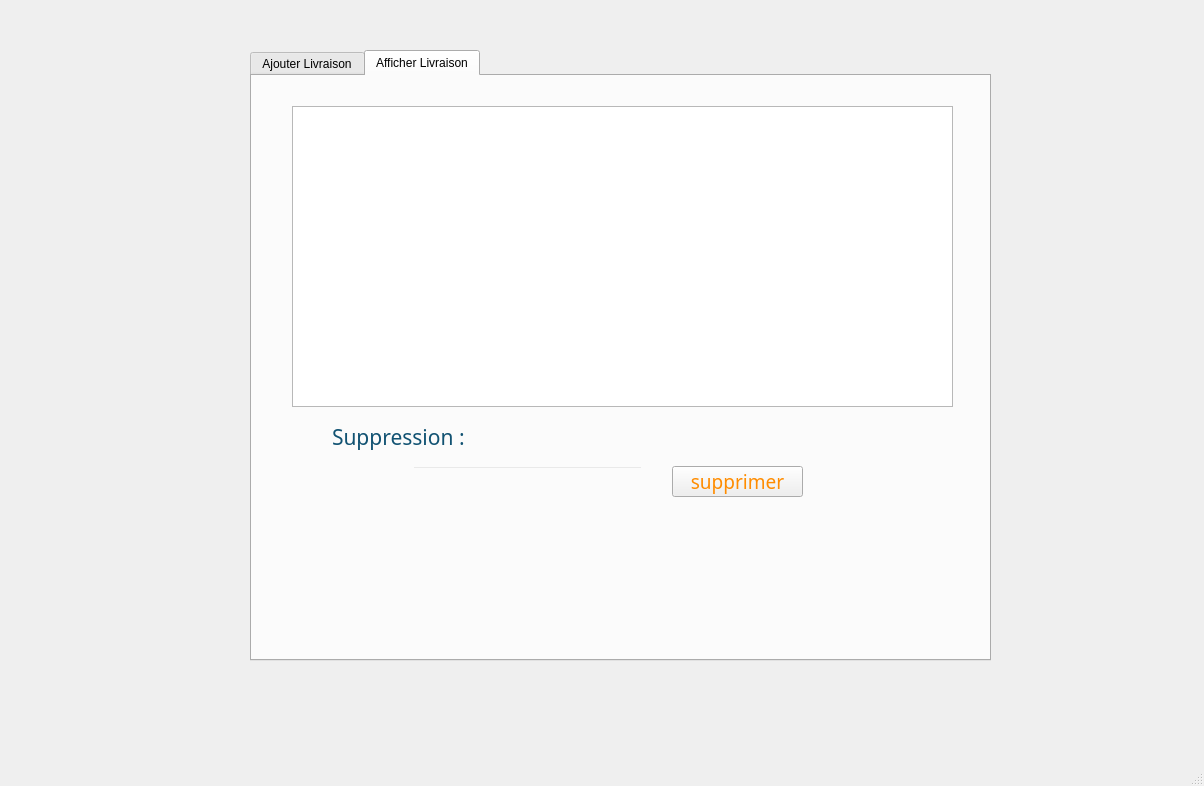
<?xml version="1.0" encoding="UTF-8"?>
<ui version="4.0">
 <class>MainWindow</class>
 <widget class="QMainWindow" name="MainWindow">
  <property name="geometry">
   <rect>
    <x>0</x>
    <y>0</y>
    <width>1204</width>
    <height>786</height>
   </rect>
  </property>
  <property name="windowTitle">
   <string>MainWindow</string>
  </property>
  <widget class="QWidget" name="centralwidget">
   <widget class="QLabel" name="label">
    <property name="geometry">
     <rect>
      <x>10</x>
      <y>10</y>
      <width>1191</width>
      <height>741</height>
     </rect>
    </property>
    <property name="text">
     <string/>
    </property>
    <property name="pixmap">
     <pixmap>../../../../../gestion client bkg final.png</pixmap>
    </property>
    <property name="scaledContents">
     <bool>true</bool>
    </property>
   </widget>
   <widget class="QLabel" name="label_2">
    <property name="enabled">
     <bool>true</bool>
    </property>
    <property name="geometry">
     <rect>
      <x>10</x>
      <y>10</y>
      <width>181</width>
      <height>171</height>
     </rect>
    </property>
    <property name="font">
     <font>
      <kerning>true</kerning>
     </font>
    </property>
    <property name="lineWidth">
     <number>0</number>
    </property>
    <property name="text">
     <string notr="true"/>
    </property>
    <property name="pixmap">
     <pixmap>../../../Downloads/31NEE5DjnqL._AC_UF894,1000_QL80_.jpg</pixmap>
    </property>
    <property name="scaledContents">
     <bool>false</bool>
    </property>
    <property name="alignment">
     <set>Qt::AlignCenter</set>
    </property>
    <property name="wordWrap">
     <bool>false</bool>
    </property>
    <property name="openExternalLinks">
     <bool>false</bool>
    </property>
    <property name="textInteractionFlags">
     <set>Qt::LinksAccessibleByMouse</set>
    </property>
   </widget>
   <widget class="QTabWidget" name="tabWidget">
    <property name="geometry">
     <rect>
      <x>250</x>
      <y>50</y>
      <width>741</width>
      <height>611</height>
     </rect>
    </property>
    <property name="styleSheet">
     <string notr="true">QWidget{background:transparent; } 

QTabWidget::pane{border: 0px;background-color: transparent;font:Bold;
color: #528299;} 

QTabBar::tab {background-color: transparent;width:280px;height:40px;font-size:18px;font:regular;color:#115272;font:Bold;} 

QTabBar::tab:hover{
font:Bold;
color: #528299;
padding:4px;
font-size: 23px;}
QDateEdit {
    border-color: #528299;
    color: #000000;
    border-width: 2px;
    border-radius: 10px;
    border-style: outset;
}


QPushButton{
	border-style: outset;
	border-width: 1px;
	border-radius: 10px;
color:#115272;
	padding: 2px;
}

QPushButton::default{
	border-style: groove;
	border-width: 1px;
	border-radius:10px;
	padding: 2px;
color:#115272;
}

QPushButton:hover{
	border-style: groove;
	border-width: 1px;
	border-radius: 20px;
    color:#528299;
	padding: 2px;
}

QPushButton:pressed{
	border-style: groove;
	border-width: 1px;
	border-radius: 20px;
	color: #528299;
	padding: 2px;
}

QPushButton:disabled{
	border-style: groove;
	border-width: 1px;
	border-radius: 10px;
	color:#115272;
	padding: 2px;
}


QLineEdit {
border-color:#528299;color:#000000;
	border-width: 2px; border-radius: 10px;
	border-style: outset;
}


QMenu::item:selected
{
	background-color: rgb(155, 186, 139);
	border: 1px solid #9BBA8B;
	color: #fff;

}

/*QPlainTextEdit
{
	background-color: #F1615C;
	color : #eee;
	border: 1px solid #343434;
	border-radius: 2px;
	padding: 3px;
	padding-left: 5px;
}
*/
QHeaderView::section
{
background-color: qlineargradient(spread:repeat, x1:1, y1:0, x2:1, y2:1, stop:0 rgba(155, 186, 139, 255),stop:1 rgba(155, 186, 139, 255));
	border: 1px solid #89A46D;
    color: #fff;
    text-align: left;
	padding: 4px;
	
}


QHeaderView::section:disabled
{
    background-color: #89A46D;
    color: #89A46D;

}


QHeaderView::section:checked
{
    background-color: qlineargradient(spread:repeat, x1:1, y1:0, x2:1, y2:1, stop:0 rgba(155, 186, 139, 255),stop:1 rgba(155, 186, 139, 255));
    color: #D3E2D3;

}

QHeaderView::section::vertical::first,
QHeaderView::section::vertical::only-one
{
    border-top: 1px solid #9BBA8B;

}


QHeaderView::section::vertical
{
    border-top: 1px solid #9BBA8B;

}


QHeaderView::section::horizontal::first,
QHeaderView::section::horizontal::only-one
{
    border-left: 1px solid #9BBA8B;

}


QHeaderView::section::horizontal
{
    border-left: 1px solid #9BBA8B;

}


QTableCornerButton::section
{
    background-color: qlineargradient(spread:repeat, x1:1, y1:0, x2:1, y2:1, stop:0 rgba(155, 186, 139, 255),stop:1 rgba(155, 186, 139, 255));
	border: 1px solid #89A46D;
    color: #9BBA8B;

}

QListView 
{
	background-color: qlineargradient(spread:repeat, x1:1, y1:0, x2:1, y2:1, stop:0 rgba(196, 200, 207, 255),stop:1 rgba(196, 200, 207, 255));
    border : #89a46d;
    color: white;
    show-decoration-selected: 1; 
    outline: 0;
	border: 1px solid #89a46d;

}


QListView::disabled 
{
	background-color: #89a46d;
	color: #3c768e;
    border: 1px solid #89a46d;

}


QListView::item 
{
	background-color: #89a46d;
    padding: 1px;

}


QListView::item:alternate 
{
    background-color: #89a46d;

}


QListView::item:selected 
{
	background-color: #89a46d;
	border: 1px solid #89a46d;
	color: #fff;

}


QListView::item:selected:!active 
{
	background-color: #89a46d;
	border: 1px solid #89a46d;
	color: #fff;

}


QListView::item:selected:active 
{
	background-color: #89a46d;
	border: 1px solid #89a46d;
	color: #fff;

}


QListView::item:hover {
    background-color: #89a46d;
    border: #89a46d;
    color: white;

}


QRadioButton 
{
	color: #fff;
	background-color: transparent;

}


QRadioButton::indicator::unchecked:hover 
{
	background-color: #fff;
	border: 2px solid #a3d1a3;
	border-radius: 6px;
}


QRadioButton::indicator::checked 
{
	border: 2px solid #a3d1a3;
	border-radius: 6px;
	/*background-color: rgba(155,186,139,20);*/  
	width: 9px; 
	height: 9px; 

}



QScrollBar:horizontal
{
    border: 1px solid #89a46d;
    background-color: #98a8b2;
    height: 15px;
    margin: 0px 16px 0 16px;

}


QScrollBar::handle:horizontal
{
	background-color: qlineargradient(spread:repeat, x1:1, y1:0, x2:1, y2:1, stop:0 rgba(196, 200, 207, 255),stop:1 rgba(196, 200, 207, 255));
	border: 1px solid #89a46d;
    min-height: 20px;

}


QScrollBar::add-line:horizontal
{
	background-color: qlineargradient(spread:repeat, x1:1, y1:0, x2:1, y2:1, stop:0 rgba(196, 200, 207, 255),stop:1 rgba(196, 200, 207, 255));
	border: 1px solid #89a46d;
    width: 15px;
    subcontrol-position: right;
    subcontrol-origin: margin;

}


QScrollBar::sub-line:horizontal
{
	background-color: qlineargradient(spread:repeat, x1:1, y1:0, x2:1, y2:1, stop:0 rgba(196, 200, 207, 255),stop:1 rgba(196, 200, 207, 255));
	border: 1px solid #89a46d;
    width: 15px;
    subcontrol-position: left;
    subcontrol-origin: margin;

}


QScrollBar::right-arrow:horizontal
{
    image: url(://arrow-right.png);
    width: 6px;
    height: 6px;

}


QScrollBar::left-arrow:horizontal
{
    image: url(://arrow-left.png);
    width: 6px;
    height: 6px;

}


QScrollBar::add-page:horizontal, QScrollBar::sub-page:horizontal
{
    background: none;

}


QScrollBar:vertical
{
    background-color: #98a8b2;
    width: 16px;
	border: 1px solid #89a46d;
    margin: 16px 0px 16px 0px;

}


QScrollBar::handle:vertical
{
	background-color: qlineargradient(spread:repeat, x1:1, y1:0, x2:1, y2:1, stop:0 rgba(196, 200, 207, 255),stop:1 rgba(196, 200, 207, 255));
	border: 1px solid #89a46d;
    min-height: 20px;

}


QScrollBar::add-line:vertical
{
	background-color: qlineargradient(spread:repeat, x1:1, y1:0, x2:1, y2:1, stop:0 rgba(196, 200, 207, 255),stop:1 rgba(196, 200, 207, 255));
	border: 1px solid #89a46d;
    height: 15px;
    subcontrol-position: bottom;
    subcontrol-origin: margin;

}


QScrollBar::sub-line:vertical
{
	background-color: qlineargradient(spread:repeat, x1:1, y1:0, x2:1, y2:1, stop:0 rgba(196, 200, 207, 255),stop:1 rgba(196, 200, 207, 255));
	border: 1px solid #89a46d;
    height: 15px;
    subcontrol-position: top;
    subcontrol-origin: margin;

}


QScrollBar::up-arrow:vertical
{
    image: url(://arrow-up.png);
    width: 6px;
    height: 6px;

}


QScrollBar::down-arrow:vertical
{
    image: url(://arrow-down.png);
    width: 6px;
    height: 6px;

}


QScrollBar::add-page:vertical, QScrollBar::sub-page:vertical
{
    background: none;

}



QTableView::item:selected {
border: 2px solid #89a46d;
background-color:#b9c4ad;
};

</string>
    </property>
    <property name="currentIndex">
     <number>1</number>
    </property>
    <widget class="QWidget" name="AjouterLivraison">
     <attribute name="title">
      <string>Ajouter Livraison</string>
     </attribute>
     <widget class="QLineEdit" name="le_refL">
      <property name="geometry">
       <rect>
        <x>230</x>
        <y>100</y>
        <width>261</width>
        <height>41</height>
       </rect>
      </property>
     </widget>
     <widget class="QLineEdit" name="le_refCMDL">
      <property name="geometry">
       <rect>
        <x>240</x>
        <y>210</y>
        <width>181</width>
        <height>41</height>
       </rect>
      </property>
     </widget>
     <widget class="QLineEdit" name="le_prixL">
      <property name="geometry">
       <rect>
        <x>120</x>
        <y>270</y>
        <width>171</width>
        <height>31</height>
       </rect>
      </property>
     </widget>
     <widget class="QLineEdit" name="le_addresseL">
      <property name="geometry">
       <rect>
        <x>230</x>
        <y>440</y>
        <width>161</width>
        <height>31</height>
       </rect>
      </property>
     </widget>
     <widget class="QLineEdit" name="le_CINcL">
      <property name="geometry">
       <rect>
        <x>230</x>
        <y>490</y>
        <width>161</width>
        <height>31</height>
       </rect>
      </property>
     </widget>
     <widget class="QDateEdit" name="le_dateL">
      <property name="geometry">
       <rect>
        <x>110</x>
        <y>160</y>
        <width>171</width>
        <height>41</height>
       </rect>
      </property>
      <property name="styleSheet">
       <string notr="true">QDate::currentDate()</string>
      </property>
      <property name="maximumDate">
       <date>
        <year>9999</year>
        <month>10</month>
        <day>30</day>
       </date>
      </property>
      <property name="displayFormat">
       <string notr="true">MM/dd/yy</string>
      </property>
      <property name="currentSectionIndex">
       <number>0</number>
      </property>
      <property name="timeSpec">
       <enum>Qt::TimeZone</enum>
      </property>
      <property name="date">
       <date>
        <year>2000</year>
        <month>2</month>
        <day>10</day>
       </date>
      </property>
     </widget>
     <widget class="QLabel" name="label_3">
      <property name="geometry">
       <rect>
        <x>50</x>
        <y>30</y>
        <width>591</width>
        <height>41</height>
       </rect>
      </property>
      <property name="font">
       <font>
        <family>Arial Rounded MT Bold</family>
        <pointsize>26</pointsize>
        <weight>6</weight>
        <italic>false</italic>
        <bold>false</bold>
       </font>
      </property>
      <property name="styleSheet">
       <string notr="true">color: #FFA500;
font: 50;</string>
      </property>
      <property name="text">
       <string>Les données de la livraison : </string>
      </property>
     </widget>
     <widget class="QLabel" name="label_4">
      <property name="geometry">
       <rect>
        <x>50</x>
        <y>110</y>
        <width>161</width>
        <height>21</height>
       </rect>
      </property>
      <property name="font">
       <font>
        <family>Arial Rounded MT Bold</family>
        <pointsize>16</pointsize>
        <weight>50</weight>
        <bold>false</bold>
       </font>
      </property>
      <property name="styleSheet">
       <string notr="true">color: #115272;
</string>
      </property>
      <property name="text">
       <string>Référence :</string>
      </property>
     </widget>
     <widget class="QLabel" name="label_5">
      <property name="geometry">
       <rect>
        <x>20</x>
        <y>170</y>
        <width>71</width>
        <height>21</height>
       </rect>
      </property>
      <property name="font">
       <font>
        <family>Arial Rounded MT Bold</family>
        <pointsize>16</pointsize>
        <weight>50</weight>
        <bold>false</bold>
       </font>
      </property>
      <property name="styleSheet">
       <string notr="true">color: #115272;
</string>
      </property>
      <property name="text">
       <string>Date:</string>
      </property>
     </widget>
     <widget class="QLabel" name="label_6">
      <property name="geometry">
       <rect>
        <x>20</x>
        <y>220</y>
        <width>221</width>
        <height>21</height>
       </rect>
      </property>
      <property name="font">
       <font>
        <family>Arial Rounded MT Bold</family>
        <pointsize>16</pointsize>
        <weight>50</weight>
        <bold>false</bold>
       </font>
      </property>
      <property name="styleSheet">
       <string notr="true">color: #115272;
</string>
      </property>
      <property name="text">
       <string>Réf Commande:</string>
      </property>
     </widget>
     <widget class="QLabel" name="label_7">
      <property name="geometry">
       <rect>
        <x>370</x>
        <y>320</y>
        <width>101</width>
        <height>21</height>
       </rect>
      </property>
      <property name="font">
       <font>
        <family>Arial Rounded MT Bold</family>
        <pointsize>16</pointsize>
        <weight>50</weight>
        <bold>false</bold>
       </font>
      </property>
      <property name="styleSheet">
       <string notr="true">color: #115272;
</string>
      </property>
      <property name="text">
       <string>Mode :</string>
      </property>
     </widget>
     <widget class="QLabel" name="label_8">
      <property name="geometry">
       <rect>
        <x>20</x>
        <y>280</y>
        <width>71</width>
        <height>21</height>
       </rect>
      </property>
      <property name="font">
       <font>
        <family>Arial Rounded MT Bold</family>
        <pointsize>16</pointsize>
        <weight>50</weight>
        <bold>false</bold>
       </font>
      </property>
      <property name="styleSheet">
       <string notr="true">color: #115272;
</string>
      </property>
      <property name="text">
       <string>Prix :</string>
      </property>
     </widget>
     <widget class="QLabel" name="label_9">
      <property name="geometry">
       <rect>
        <x>20</x>
        <y>320</y>
        <width>91</width>
        <height>21</height>
       </rect>
      </property>
      <property name="font">
       <font>
        <family>Arial Rounded MT Bold</family>
        <pointsize>16</pointsize>
        <weight>50</weight>
        <bold>false</bold>
       </font>
      </property>
      <property name="styleSheet">
       <string notr="true">color: #115272;
</string>
      </property>
      <property name="text">
       <string>Status:</string>
      </property>
     </widget>
     <widget class="QLabel" name="label_10">
      <property name="geometry">
       <rect>
        <x>70</x>
        <y>440</y>
        <width>141</width>
        <height>21</height>
       </rect>
      </property>
      <property name="font">
       <font>
        <family>Arial Rounded MT Bold</family>
        <pointsize>16</pointsize>
        <weight>50</weight>
        <bold>false</bold>
       </font>
      </property>
      <property name="styleSheet">
       <string notr="true">color: #115272;
</string>
      </property>
      <property name="text">
       <string>Addresse :</string>
      </property>
     </widget>
     <widget class="QLabel" name="label_11">
      <property name="geometry">
       <rect>
        <x>70</x>
        <y>490</y>
        <width>151</width>
        <height>21</height>
       </rect>
      </property>
      <property name="font">
       <font>
        <family>Arial Rounded MT Bold</family>
        <pointsize>16</pointsize>
        <weight>50</weight>
        <bold>false</bold>
       </font>
      </property>
      <property name="styleSheet">
       <string notr="true">color: #115272;
</string>
      </property>
      <property name="text">
       <string>CIN Client:</string>
      </property>
     </widget>
     <widget class="QPushButton" name="pb_ajouter">
      <property name="geometry">
       <rect>
        <x>510</x>
        <y>430</y>
        <width>121</width>
        <height>31</height>
       </rect>
      </property>
      <property name="font">
       <font>
        <family>Arial Rounded MT Bold</family>
        <pointsize>14</pointsize>
        <weight>50</weight>
        <bold>false</bold>
       </font>
      </property>
      <property name="styleSheet">
       <string notr="true">color: #FF8C00;</string>
      </property>
      <property name="text">
       <string>Ajouter</string>
      </property>
     </widget>
     <widget class="QPushButton" name="pb_modifier">
      <property name="geometry">
       <rect>
        <x>510</x>
        <y>480</y>
        <width>121</width>
        <height>31</height>
       </rect>
      </property>
      <property name="font">
       <font>
        <family>Arial Rounded MT Bold</family>
        <pointsize>14</pointsize>
        <weight>50</weight>
        <bold>false</bold>
       </font>
      </property>
      <property name="styleSheet">
       <string notr="true">color: #FF8C00;</string>
      </property>
      <property name="text">
       <string>Modifier</string>
      </property>
     </widget>
     <widget class="QComboBox" name="le_statusL">
      <property name="geometry">
       <rect>
        <x>120</x>
        <y>320</y>
        <width>171</width>
        <height>31</height>
       </rect>
      </property>
      <property name="styleSheet">
       <string notr="true">QComboBox {
    border-color: #528299;
    border-width: 2px;
    border-radius: 10px;
    background-color: transparent;
    padding: 2px;
    color: #000000;
}

QComboBox::drop-down {
    border: 1px solid #528299;
    border-radius: 5px;
    background-color: #FFFFFF;
}

QComboBox::down-arrow {
    image: url(://down-arrow.png); /* Optional: replace with your own image */
}

QComboBox::item {
    background-color: transparent;
    padding: 5px;
    color: #115272;
}

QComboBox::item:selected {
    background-color: #89a46d;
    color: #FFFFFF;
}

QComboBox::editable {
    background-color: transparent;
    border: none;
    color: #000000;
}

QComboBox::indicator {
    width: 16px;
    height: 16px;
}

QComboBox:hover {
    border-color: #528299;
}

QComboBox:focus {
    border-color: #528299;
}
</string>
      </property>
      <property name="editable">
       <bool>true</bool>
      </property>
      <property name="currentText">
       <string>En Cours</string>
      </property>
      <item>
       <property name="text">
        <string>En Cours</string>
       </property>
      </item>
      <item>
       <property name="text">
        <string>Livre</string>
       </property>
      </item>
      <item>
       <property name="text">
        <string>Retarde</string>
       </property>
      </item>
     </widget>
     <widget class="QComboBox" name="le_modeL">
      <property name="geometry">
       <rect>
        <x>470</x>
        <y>320</y>
        <width>171</width>
        <height>31</height>
       </rect>
      </property>
      <property name="styleSheet">
       <string notr="true">QComboBox {
    border-color: #528299;
    border-width: 2px;
    border-radius: 10px;
    background-color: transparent;
    padding: 2px;
    color: #000000;
}

QComboBox::drop-down {
    border: 1px solid #528299;
    border-radius: 5px;
    background-color: #FFFFFF;
}

QComboBox::down-arrow {
    image: url(://down-arrow.png); /* Optional: replace with your own image */
}

QComboBox::item {
    background-color: transparent;
    padding: 5px;
    color: #115272;
}

QComboBox::item:selected {
    background-color: #89a46d;
    color: #FFFFFF;
}

QComboBox::editable {
    background-color: transparent;
    border: none;
    color: #000000;
}

QComboBox::indicator {
    width: 16px;
    height: 16px;
}

QComboBox:hover {
    border-color: #528299;
}

QComboBox:focus {
    border-color: #528299;
}
</string>
      </property>
      <property name="editable">
       <bool>true</bool>
      </property>
      <property name="currentText">
       <string>Standard</string>
      </property>
      <item>
       <property name="text">
        <string>Standard</string>
       </property>
      </item>
      <item>
       <property name="text">
        <string>Express</string>
       </property>
      </item>
     </widget>
    </widget>
    <widget class="QWidget" name="tab">
     <attribute name="title">
      <string>Afficher Livraison</string>
     </attribute>
     <widget class="QTableView" name="tab_livraison">
      <property name="geometry">
       <rect>
        <x>40</x>
        <y>30</y>
        <width>661</width>
        <height>301</height>
       </rect>
      </property>
      <property name="font">
       <font>
        <family>Arial Rounded MT Bold</family>
       </font>
      </property>
      <property name="styleSheet">
       <string notr="true">
color:#3c768e;
QWidget{background:transparent} QTabWidget::pane{border: 1px/*;border-color:red*/;background-color: transparent;} 
QTabBar::tab {background-color: transparent/*;color: #ccc*/;width: 200px;height:48px;font-size:12px} 
</string>
      </property>
     </widget>
     <widget class="QLabel" name="label_12">
      <property name="geometry">
       <rect>
        <x>80</x>
        <y>340</y>
        <width>181</width>
        <height>41</height>
       </rect>
      </property>
      <property name="font">
       <font>
        <family>Arial Rounded MT Bold</family>
        <pointsize>16</pointsize>
        <weight>50</weight>
        <bold>false</bold>
       </font>
      </property>
      <property name="styleSheet">
       <string notr="true">color:#115272;</string>
      </property>
      <property name="text">
       <string>Suppression :</string>
      </property>
     </widget>
     <widget class="QLineEdit" name="le_REFL_supp">
      <property name="geometry">
       <rect>
        <x>160</x>
        <y>390</y>
        <width>231</width>
        <height>41</height>
       </rect>
      </property>
      <property name="palette">
       <palette>
        <active>
         <colorrole role="WindowText">
          <brush brushstyle="SolidPattern">
           <color alpha="255">
            <red>60</red>
            <green>118</green>
            <blue>142</blue>
           </color>
          </brush>
         </colorrole>
         <colorrole role="Button">
          <brush brushstyle="SolidPattern">
           <color alpha="0">
            <red>0</red>
            <green>0</green>
            <blue>0</blue>
           </color>
          </brush>
         </colorrole>
         <colorrole role="Text">
          <brush brushstyle="SolidPattern">
           <color alpha="255">
            <red>60</red>
            <green>118</green>
            <blue>142</blue>
           </color>
          </brush>
         </colorrole>
         <colorrole role="ButtonText">
          <brush brushstyle="SolidPattern">
           <color alpha="255">
            <red>60</red>
            <green>118</green>
            <blue>142</blue>
           </color>
          </brush>
         </colorrole>
         <colorrole role="Base">
          <brush brushstyle="SolidPattern">
           <color alpha="0">
            <red>0</red>
            <green>0</green>
            <blue>0</blue>
           </color>
          </brush>
         </colorrole>
         <colorrole role="Window">
          <brush brushstyle="SolidPattern">
           <color alpha="0">
            <red>0</red>
            <green>0</green>
            <blue>0</blue>
           </color>
          </brush>
         </colorrole>
         <colorrole role="PlaceholderText">
          <brush brushstyle="NoBrush">
           <color alpha="128">
            <red>60</red>
            <green>118</green>
            <blue>142</blue>
           </color>
          </brush>
         </colorrole>
        </active>
        <inactive>
         <colorrole role="WindowText">
          <brush brushstyle="SolidPattern">
           <color alpha="255">
            <red>60</red>
            <green>118</green>
            <blue>142</blue>
           </color>
          </brush>
         </colorrole>
         <colorrole role="Button">
          <brush brushstyle="SolidPattern">
           <color alpha="0">
            <red>0</red>
            <green>0</green>
            <blue>0</blue>
           </color>
          </brush>
         </colorrole>
         <colorrole role="Text">
          <brush brushstyle="SolidPattern">
           <color alpha="255">
            <red>60</red>
            <green>118</green>
            <blue>142</blue>
           </color>
          </brush>
         </colorrole>
         <colorrole role="ButtonText">
          <brush brushstyle="SolidPattern">
           <color alpha="255">
            <red>60</red>
            <green>118</green>
            <blue>142</blue>
           </color>
          </brush>
         </colorrole>
         <colorrole role="Base">
          <brush brushstyle="SolidPattern">
           <color alpha="0">
            <red>0</red>
            <green>0</green>
            <blue>0</blue>
           </color>
          </brush>
         </colorrole>
         <colorrole role="Window">
          <brush brushstyle="SolidPattern">
           <color alpha="0">
            <red>0</red>
            <green>0</green>
            <blue>0</blue>
           </color>
          </brush>
         </colorrole>
         <colorrole role="PlaceholderText">
          <brush brushstyle="NoBrush">
           <color alpha="128">
            <red>60</red>
            <green>118</green>
            <blue>142</blue>
           </color>
          </brush>
         </colorrole>
        </inactive>
        <disabled>
         <colorrole role="WindowText">
          <brush brushstyle="SolidPattern">
           <color alpha="255">
            <red>60</red>
            <green>118</green>
            <blue>142</blue>
           </color>
          </brush>
         </colorrole>
         <colorrole role="Button">
          <brush brushstyle="SolidPattern">
           <color alpha="0">
            <red>0</red>
            <green>0</green>
            <blue>0</blue>
           </color>
          </brush>
         </colorrole>
         <colorrole role="Text">
          <brush brushstyle="SolidPattern">
           <color alpha="255">
            <red>60</red>
            <green>118</green>
            <blue>142</blue>
           </color>
          </brush>
         </colorrole>
         <colorrole role="ButtonText">
          <brush brushstyle="SolidPattern">
           <color alpha="255">
            <red>60</red>
            <green>118</green>
            <blue>142</blue>
           </color>
          </brush>
         </colorrole>
         <colorrole role="Base">
          <brush brushstyle="SolidPattern">
           <color alpha="0">
            <red>0</red>
            <green>0</green>
            <blue>0</blue>
           </color>
          </brush>
         </colorrole>
         <colorrole role="Window">
          <brush brushstyle="SolidPattern">
           <color alpha="0">
            <red>0</red>
            <green>0</green>
            <blue>0</blue>
           </color>
          </brush>
         </colorrole>
         <colorrole role="PlaceholderText">
          <brush brushstyle="NoBrush">
           <color alpha="128">
            <red>60</red>
            <green>118</green>
            <blue>142</blue>
           </color>
          </brush>
         </colorrole>
        </disabled>
       </palette>
      </property>
      <property name="font">
       <font>
        <family>Arial Rounded MT Bold</family>
        <pointsize>11</pointsize>
       </font>
      </property>
      <property name="styleSheet">
       <string notr="true">color:#3c768e;
</string>
      </property>
      <property name="alignment">
       <set>Qt::AlignCenter</set>
      </property>
     </widget>
     <widget class="QPushButton" name="pb_supprimer">
      <property name="geometry">
       <rect>
        <x>420</x>
        <y>390</y>
        <width>131</width>
        <height>31</height>
       </rect>
      </property>
      <property name="font">
       <font>
        <family>Arial Rounded MT Bold</family>
        <pointsize>14</pointsize>
        <weight>50</weight>
        <bold>false</bold>
       </font>
      </property>
      <property name="styleSheet">
       <string notr="true">color: #FF8C00;</string>
      </property>
      <property name="text">
       <string>supprimer</string>
      </property>
     </widget>
    </widget>
   </widget>
  </widget>
  <widget class="QMenuBar" name="menubar">
   <property name="geometry">
    <rect>
     <x>0</x>
     <y>0</y>
     <width>1204</width>
     <height>22</height>
    </rect>
   </property>
  </widget>
  <widget class="QStatusBar" name="statusbar"/>
 </widget>
 <resources/>
 <connections/>
</ui>
